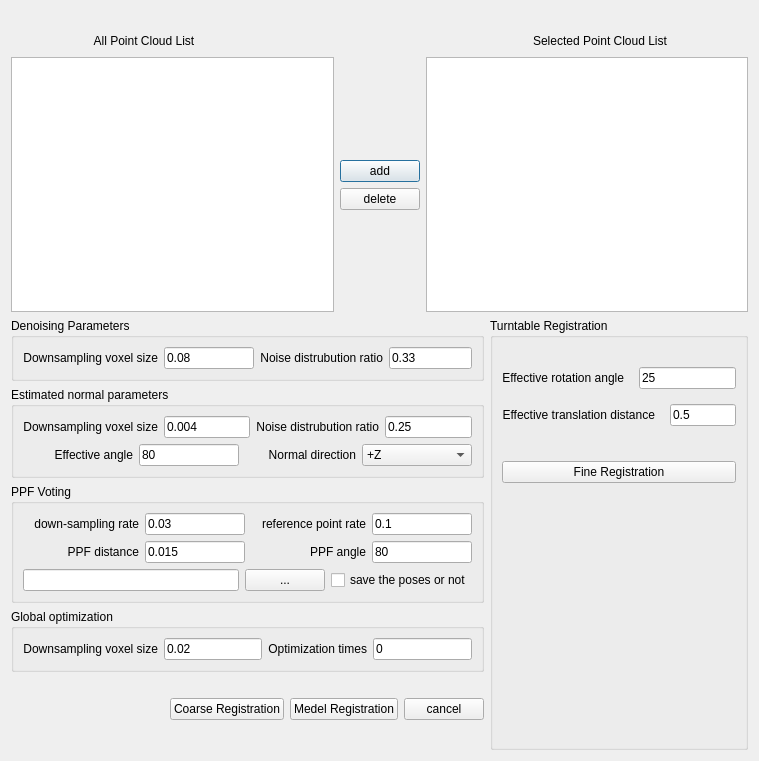
<?xml version="1.0" encoding="UTF-8"?>
<ui version="4.0">
 <class>DialogPointCloudRegistration</class>
 <widget class="QDialog" name="DialogPointCloudRegistration">
  <property name="geometry">
   <rect>
    <x>0</x>
    <y>0</y>
    <width>759</width>
    <height>761</height>
   </rect>
  </property>
  <property name="windowTitle">
   <string>6D Pose Estimation</string>
  </property>
  <layout class="QVBoxLayout" name="verticalLayout_6">
   <item>
    <spacer name="verticalSpacer_5">
     <property name="orientation">
      <enum>Qt::Vertical</enum>
     </property>
     <property name="sizeType">
      <enum>QSizePolicy::Fixed</enum>
     </property>
     <property name="sizeHint" stdset="0">
      <size>
       <width>20</width>
       <height>20</height>
      </size>
     </property>
    </spacer>
   </item>
   <item>
    <layout class="QHBoxLayout" name="horizontalLayout_20">
     <item>
      <spacer name="horizontalSpacer_3">
       <property name="orientation">
        <enum>Qt::Horizontal</enum>
       </property>
       <property name="sizeType">
        <enum>QSizePolicy::Fixed</enum>
       </property>
       <property name="sizeHint" stdset="0">
        <size>
         <width>80</width>
         <height>20</height>
        </size>
       </property>
      </spacer>
     </item>
     <item>
      <widget class="QLabel" name="label">
       <property name="cursor">
        <cursorShape>ArrowCursor</cursorShape>
       </property>
       <property name="text">
        <string> All Point Cloud List</string>
       </property>
      </widget>
     </item>
     <item>
      <spacer name="horizontalSpacer_2">
       <property name="orientation">
        <enum>Qt::Horizontal</enum>
       </property>
       <property name="sizeHint" stdset="0">
        <size>
         <width>40</width>
         <height>20</height>
        </size>
       </property>
      </spacer>
     </item>
     <item>
      <widget class="QLabel" name="label_2">
       <property name="cursor">
        <cursorShape>ArrowCursor</cursorShape>
       </property>
       <property name="text">
        <string>Selected Point Cloud List</string>
       </property>
      </widget>
     </item>
     <item>
      <spacer name="horizontalSpacer_4">
       <property name="orientation">
        <enum>Qt::Horizontal</enum>
       </property>
       <property name="sizeType">
        <enum>QSizePolicy::Fixed</enum>
       </property>
       <property name="sizeHint" stdset="0">
        <size>
         <width>80</width>
         <height>20</height>
        </size>
       </property>
      </spacer>
     </item>
    </layout>
   </item>
   <item>
    <layout class="QHBoxLayout" name="horizontalLayout_19">
     <item>
      <widget class="QListWidget" name="listWidget_registration_itemList">
       <property name="selectionMode">
        <enum>QAbstractItemView::MultiSelection</enum>
       </property>
      </widget>
     </item>
     <item>
      <layout class="QVBoxLayout" name="verticalLayout_3">
       <item>
        <spacer name="verticalSpacer">
         <property name="orientation">
          <enum>Qt::Vertical</enum>
         </property>
         <property name="sizeHint" stdset="0">
          <size>
           <width>20</width>
           <height>40</height>
          </size>
         </property>
        </spacer>
       </item>
       <item>
        <widget class="QPushButton" name="pushButton_registration_add">
         <property name="sizePolicy">
          <sizepolicy hsizetype="Minimum" vsizetype="Fixed">
           <horstretch>0</horstretch>
           <verstretch>0</verstretch>
          </sizepolicy>
         </property>
         <property name="text">
          <string>add</string>
         </property>
        </widget>
       </item>
       <item>
        <widget class="QPushButton" name="pushButton_registration_delete">
         <property name="text">
          <string>delete</string>
         </property>
        </widget>
       </item>
       <item>
        <spacer name="verticalSpacer_2">
         <property name="orientation">
          <enum>Qt::Vertical</enum>
         </property>
         <property name="sizeHint" stdset="0">
          <size>
           <width>20</width>
           <height>40</height>
          </size>
         </property>
        </spacer>
       </item>
      </layout>
     </item>
     <item>
      <widget class="QListWidget" name="listWidget_registration_selectedList">
       <property name="selectionMode">
        <enum>QAbstractItemView::MultiSelection</enum>
       </property>
      </widget>
     </item>
    </layout>
   </item>
   <item>
    <layout class="QHBoxLayout" name="horizontalLayout_21">
     <item>
      <layout class="QVBoxLayout" name="verticalLayout_4">
       <item>
        <widget class="QGroupBox" name="groupBox_2">
         <property name="title">
          <string>Denoising Parameters</string>
         </property>
         <layout class="QHBoxLayout" name="horizontalLayout_15">
          <item>
           <widget class="QLabel" name="label_10">
            <property name="text">
             <string>Downsampling voxel size</string>
            </property>
            <property name="alignment">
             <set>Qt::AlignRight|Qt::AlignTrailing|Qt::AlignVCenter</set>
            </property>
           </widget>
          </item>
          <item>
           <widget class="QLineEdit" name="lineEdit_noise_bin_rate">
            <property name="text">
             <string>0.08</string>
            </property>
           </widget>
          </item>
          <item>
           <widget class="QLabel" name="label_11">
            <property name="text">
             <string>Noise distrubution ratio</string>
            </property>
            <property name="alignment">
             <set>Qt::AlignRight|Qt::AlignTrailing|Qt::AlignVCenter</set>
            </property>
           </widget>
          </item>
          <item>
           <widget class="QLineEdit" name="lineEdit_noise_max_rate">
            <property name="maximumSize">
             <size>
              <width>100</width>
              <height>16777215</height>
             </size>
            </property>
            <property name="text">
             <string>0.33</string>
            </property>
           </widget>
          </item>
         </layout>
        </widget>
       </item>
       <item>
        <widget class="QGroupBox" name="groupBox_3">
         <property name="title">
          <string>Estimated normal parameters</string>
         </property>
         <layout class="QVBoxLayout" name="verticalLayout_2">
          <item>
           <layout class="QHBoxLayout" name="horizontalLayout_2">
            <item>
             <widget class="QLabel" name="label_12">
              <property name="text">
               <string>Downsampling voxel size</string>
              </property>
              <property name="alignment">
               <set>Qt::AlignRight|Qt::AlignTrailing|Qt::AlignVCenter</set>
              </property>
             </widget>
            </item>
            <item>
             <widget class="QLineEdit" name="lineEdit_normal_bin_rate">
              <property name="maximumSize">
               <size>
                <width>100</width>
                <height>16777215</height>
               </size>
              </property>
              <property name="text">
               <string>0.004</string>
              </property>
             </widget>
            </item>
            <item>
             <widget class="QLabel" name="label_16">
              <property name="text">
               <string>Noise distrubution ratio</string>
              </property>
              <property name="alignment">
               <set>Qt::AlignRight|Qt::AlignTrailing|Qt::AlignVCenter</set>
              </property>
             </widget>
            </item>
            <item>
             <widget class="QLineEdit" name="lineEdit_normal_noise_max_rate">
              <property name="maximumSize">
               <size>
                <width>100</width>
                <height>16777215</height>
               </size>
              </property>
              <property name="text">
               <string>0.25</string>
              </property>
             </widget>
            </item>
           </layout>
          </item>
          <item>
           <layout class="QHBoxLayout" name="horizontalLayout">
            <item>
             <widget class="QLabel" name="label_13">
              <property name="text">
               <string>Effective angle</string>
              </property>
              <property name="alignment">
               <set>Qt::AlignRight|Qt::AlignTrailing|Qt::AlignVCenter</set>
              </property>
             </widget>
            </item>
            <item>
             <widget class="QLineEdit" name="lineEdit_normal_angle">
              <property name="maximumSize">
               <size>
                <width>100</width>
                <height>16777215</height>
               </size>
              </property>
              <property name="text">
               <string>80</string>
              </property>
             </widget>
            </item>
            <item>
             <widget class="QLabel" name="label_17">
              <property name="text">
               <string>Normal direction</string>
              </property>
              <property name="alignment">
               <set>Qt::AlignRight|Qt::AlignTrailing|Qt::AlignVCenter</set>
              </property>
             </widget>
            </item>
            <item>
             <widget class="QComboBox" name="comboBox_normal_direcation">
              <item>
               <property name="text">
                <string>+Z</string>
               </property>
              </item>
              <item>
               <property name="text">
                <string>-Z</string>
               </property>
              </item>
             </widget>
            </item>
           </layout>
          </item>
         </layout>
        </widget>
       </item>
       <item>
        <widget class="QGroupBox" name="groupBox">
         <property name="title">
          <string>PPF Voting</string>
         </property>
         <layout class="QVBoxLayout" name="verticalLayout">
          <item>
           <layout class="QHBoxLayout" name="horizontalLayout_8">
            <item>
             <layout class="QHBoxLayout" name="horizontalLayout_3">
              <item>
               <widget class="QLabel" name="label_3">
                <property name="text">
                 <string>down-sampling rate</string>
                </property>
                <property name="alignment">
                 <set>Qt::AlignRight|Qt::AlignTrailing|Qt::AlignVCenter</set>
                </property>
               </widget>
              </item>
              <item>
               <widget class="QLineEdit" name="lineEdit_downsamplerate">
                <property name="maximumSize">
                 <size>
                  <width>100</width>
                  <height>16777215</height>
                 </size>
                </property>
                <property name="text">
                 <string>0.03</string>
                </property>
               </widget>
              </item>
             </layout>
            </item>
            <item>
             <layout class="QHBoxLayout" name="horizontalLayout_6">
              <item>
               <widget class="QLabel" name="label_7">
                <property name="text">
                 <string>reference point rate</string>
                </property>
                <property name="alignment">
                 <set>Qt::AlignRight|Qt::AlignTrailing|Qt::AlignVCenter</set>
                </property>
               </widget>
              </item>
              <item>
               <widget class="QLineEdit" name="lineEdit_reference_rate">
                <property name="maximumSize">
                 <size>
                  <width>100</width>
                  <height>16777215</height>
                 </size>
                </property>
                <property name="text">
                 <string>0.1</string>
                </property>
               </widget>
              </item>
             </layout>
            </item>
           </layout>
          </item>
          <item>
           <layout class="QHBoxLayout" name="horizontalLayout_7">
            <item>
             <layout class="QHBoxLayout" name="horizontalLayout_4">
              <item>
               <widget class="QLabel" name="label_4">
                <property name="text">
                 <string>PPF distance</string>
                </property>
                <property name="alignment">
                 <set>Qt::AlignRight|Qt::AlignTrailing|Qt::AlignVCenter</set>
                </property>
               </widget>
              </item>
              <item>
               <widget class="QLineEdit" name="lineEdit_PPF_distance">
                <property name="maximumSize">
                 <size>
                  <width>100</width>
                  <height>16777215</height>
                 </size>
                </property>
                <property name="text">
                 <string>0.015</string>
                </property>
               </widget>
              </item>
             </layout>
            </item>
            <item>
             <layout class="QHBoxLayout" name="horizontalLayout_5">
              <item>
               <widget class="QLabel" name="label_5">
                <property name="text">
                 <string>PPF angle</string>
                </property>
                <property name="alignment">
                 <set>Qt::AlignRight|Qt::AlignTrailing|Qt::AlignVCenter</set>
                </property>
               </widget>
              </item>
              <item>
               <widget class="QLineEdit" name="lineEdit_PPF_angle">
                <property name="maximumSize">
                 <size>
                  <width>100</width>
                  <height>16777215</height>
                 </size>
                </property>
                <property name="text">
                 <string>80</string>
                </property>
               </widget>
              </item>
             </layout>
            </item>
           </layout>
          </item>
          <item>
           <layout class="QHBoxLayout" name="horizontalLayout_12">
            <item>
             <layout class="QHBoxLayout" name="horizontalLayout_14"/>
            </item>
           </layout>
          </item>
          <item>
           <layout class="QHBoxLayout" name="horizontalLayout_18">
            <item>
             <widget class="QLineEdit" name="lineEdit_savefilepath"/>
            </item>
            <item>
             <widget class="QPushButton" name="pushButton_saveposes">
              <property name="text">
               <string>...</string>
              </property>
             </widget>
            </item>
            <item>
             <widget class="QCheckBox" name="checkBox_saveposes">
              <property name="text">
               <string>save the poses or not</string>
              </property>
              <property name="checked">
               <bool>false</bool>
              </property>
             </widget>
            </item>
           </layout>
          </item>
         </layout>
        </widget>
       </item>
       <item>
        <widget class="QGroupBox" name="groupBox_4">
         <property name="title">
          <string>Global optimization</string>
         </property>
         <layout class="QHBoxLayout" name="horizontalLayout_16">
          <item>
           <widget class="QLabel" name="label_14">
            <property name="text">
             <string>Downsampling voxel size</string>
            </property>
            <property name="alignment">
             <set>Qt::AlignRight|Qt::AlignTrailing|Qt::AlignVCenter</set>
            </property>
           </widget>
          </item>
          <item>
           <widget class="QLineEdit" name="lineEdit_opt_bin_rate">
            <property name="maximumSize">
             <size>
              <width>100</width>
              <height>16777215</height>
             </size>
            </property>
            <property name="text">
             <string>0.02</string>
            </property>
           </widget>
          </item>
          <item>
           <widget class="QLabel" name="label_15">
            <property name="text">
             <string>Optimization times</string>
            </property>
            <property name="alignment">
             <set>Qt::AlignRight|Qt::AlignTrailing|Qt::AlignVCenter</set>
            </property>
           </widget>
          </item>
          <item>
           <widget class="QLineEdit" name="lineEdit_opt_times">
            <property name="maximumSize">
             <size>
              <width>100</width>
              <height>16777215</height>
             </size>
            </property>
            <property name="text">
             <string>0</string>
            </property>
           </widget>
          </item>
         </layout>
        </widget>
       </item>
       <item>
        <spacer name="verticalSpacer_4">
         <property name="orientation">
          <enum>Qt::Vertical</enum>
         </property>
         <property name="sizeType">
          <enum>QSizePolicy::Fixed</enum>
         </property>
         <property name="sizeHint" stdset="0">
          <size>
           <width>20</width>
           <height>20</height>
          </size>
         </property>
        </spacer>
       </item>
       <item>
        <layout class="QHBoxLayout" name="horizontalLayout_17">
         <item>
          <spacer name="horizontalSpacer">
           <property name="orientation">
            <enum>Qt::Horizontal</enum>
           </property>
           <property name="sizeHint" stdset="0">
            <size>
             <width>40</width>
             <height>20</height>
            </size>
           </property>
          </spacer>
         </item>
         <item>
          <widget class="QPushButton" name="pushButton_registration_apply">
           <property name="text">
            <string>Coarse Registration</string>
           </property>
          </widget>
         </item>
         <item>
          <widget class="QPushButton" name="pushButton_modleregistration">
           <property name="text">
            <string>Medel Registration</string>
           </property>
          </widget>
         </item>
         <item>
          <widget class="QPushButton" name="pushButton_registration_cancel">
           <property name="text">
            <string>cancel</string>
           </property>
          </widget>
         </item>
        </layout>
       </item>
       <item>
        <spacer name="verticalSpacer_3">
         <property name="orientation">
          <enum>Qt::Vertical</enum>
         </property>
         <property name="sizeType">
          <enum>QSizePolicy::Fixed</enum>
         </property>
         <property name="sizeHint" stdset="0">
          <size>
           <width>20</width>
           <height>30</height>
          </size>
         </property>
        </spacer>
       </item>
      </layout>
     </item>
     <item>
      <widget class="QGroupBox" name="groupBox_5">
       <property name="title">
        <string>Turntable Registration</string>
       </property>
       <layout class="QVBoxLayout" name="verticalLayout_5">
        <property name="spacing">
         <number>15</number>
        </property>
        <item>
         <spacer name="verticalSpacer_8">
          <property name="orientation">
           <enum>Qt::Vertical</enum>
          </property>
          <property name="sizeType">
           <enum>QSizePolicy::Fixed</enum>
          </property>
          <property name="sizeHint" stdset="0">
           <size>
            <width>20</width>
            <height>20</height>
           </size>
          </property>
         </spacer>
        </item>
        <item>
         <layout class="QHBoxLayout" name="horizontalLayout_11">
          <item>
           <widget class="QLabel" name="label_20">
            <property name="text">
             <string>Effective rotation angle</string>
            </property>
            <property name="alignment">
             <set>Qt::AlignRight|Qt::AlignTrailing|Qt::AlignVCenter</set>
            </property>
           </widget>
          </item>
          <item>
           <widget class="QLineEdit" name="lineEdit_turntable_rotation_angle">
            <property name="maximumSize">
             <size>
              <width>100</width>
              <height>16777215</height>
             </size>
            </property>
            <property name="text">
             <string>25</string>
            </property>
           </widget>
          </item>
         </layout>
        </item>
        <item>
         <layout class="QHBoxLayout" name="horizontalLayout_13">
          <item>
           <widget class="QLabel" name="label_21">
            <property name="text">
             <string>Effective translation distance</string>
            </property>
            <property name="alignment">
             <set>Qt::AlignRight|Qt::AlignTrailing|Qt::AlignVCenter</set>
            </property>
           </widget>
          </item>
          <item>
           <widget class="QLineEdit" name="lineEdit_turntable_translation_distance">
            <property name="maximumSize">
             <size>
              <width>100</width>
              <height>16777215</height>
             </size>
            </property>
            <property name="text">
             <string>0.5</string>
            </property>
           </widget>
          </item>
         </layout>
        </item>
        <item>
         <spacer name="verticalSpacer_7">
          <property name="orientation">
           <enum>Qt::Vertical</enum>
          </property>
          <property name="sizeType">
           <enum>QSizePolicy::Fixed</enum>
          </property>
          <property name="sizeHint" stdset="0">
           <size>
            <width>20</width>
            <height>20</height>
           </size>
          </property>
         </spacer>
        </item>
        <item>
         <widget class="QPushButton" name="pushButton_ICPregistration">
          <property name="text">
           <string>Fine Registration</string>
          </property>
         </widget>
        </item>
        <item>
         <spacer name="verticalSpacer_6">
          <property name="orientation">
           <enum>Qt::Vertical</enum>
          </property>
          <property name="sizeHint" stdset="0">
           <size>
            <width>20</width>
            <height>40</height>
           </size>
          </property>
         </spacer>
        </item>
       </layout>
      </widget>
     </item>
    </layout>
   </item>
  </layout>
 </widget>
 <resources/>
 <connections/>
</ui>
